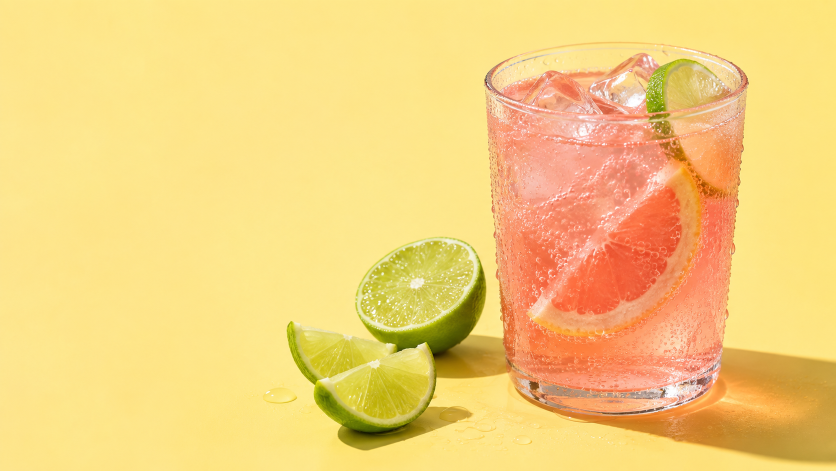
#> input picture out/www.orbix.studio/images/hero.png, 1672 x 941 px (shown at 1/2 size); its folder holds 4 pictures in this run
$ python make-cutouts.py
#> lines starting #> are read from the running program, lines starting #| are printed output that depends on the picture; after the words box and inside, x2 and y2 are one past the last pixel; in counts of white or black regions, pixels touching at a corner belong together
"""Background-removed cutouts from the user-supplied pastel-ground images.

Usage (repo root, needs only Pillow + numpy):
    python scripts/assets/make-cutouts.py [--sheets DIR]

Reads out/www.orbix.studio/images/<source>.png (never modified) and writes
public/new-design/<name>.webp. With --sheets, also writes one contact sheet per
cutout composited on black, lime, lilac and blue for visual review.

Method: plain colour keying against a studio ground, no ML model.
1. Shadow-insensitive distance of every pixel to the ground colour: the part of
   the colour difference parallel to the ground (a darker or lighter ground,
   i.e. a cast shadow) is ignored; only the hue/chroma departure counts.
2. A hard mask from that distance is cleaned, reduced to the subject's
   connected component(s) (seed points) and hole-filled.
3. A per-row ground plate is interpolated from the pixels classified as ground,
   so gradients and shadows behind the subject are modelled locally.
4. Soft alpha = smoothstep of the distance to that plate; colours are
   decontaminated (C = a*F + (1-a)*plate solved for F) so no ground tint or
   halo remains. Clear glass keeps a minimum opacity with a neutral tint so it
   reads as glass rather than a hole. Per-job hue, zone and contact-shadow
   rules (see JOBS) remove coloured shadows the parallel rule misses.
5. Trim to the subject plus a small margin, downscale in premultiplied space
   to the stand-in height, save lossy WebP with lossless alpha.
"""

from __future__ import annotations

import argparse
from pathlib import Path

import numpy as np
from PIL import Image, ImageDraw, ImageFilter

ROOT = Path(__file__).resolve().parents[2]
SRC = ROOT / "out" / "www.orbix.studio" / "images"
DST = ROOT / "public" / "new-design"

TARGET_HEIGHT = 700  # matches the existing stand-ins (kimchi/kombucha 700 px tall)
FILLS = {
    "black": (0, 0, 0),
    "lime": (0xB6, 0xF0, 0x74),
    "lilac": (0xDA, 0xB8, 0xF1),
    "blue": (0xB6, 0xE1, 0xFA),
}

# Job options (all coordinates are fractions of the source image):
#   roi          (x0, y0, x1, y1) crop processed; seeds: points on the subject.
#   hard         distance threshold of the hard subject mask; t0/t1: soft-alpha ramp.
#   solid_core   force alpha 1 inside the subject, core_px in from its edge.
#   floor        minimum alpha over the subject with a neutral tint (clear glass).
#   clip(fx, fy) -> bool  geometric limit; removes cast shadows whose hue
#                differs from the ground (the spritz's orange caustic shadow).
#   ground_hue   degrees within which a saturated pixel counts as ground at any
#                brightness (blue shadows on a blue ground). hue_in_mask: also
#                for the hard mask; hue_in_core: also inside the solid core.
#   hue_zone     ((x0, y0, x1, y1), degrees) wider ground-hue tolerance in a box,
#                with zone_floor as its minimum alpha (ground seen through a rim).
#   dark_shadow  dark, non-warm pixels near the edge count as ground (contact shadows).


def spritz_clip(fx: np.ndarray, fy: np.ndarray) -> np.ndarray:
    # glass outline below the lime wedge: straight walls, elliptical base
    walls = (fy < 0.70) | ((fx > 0.594) & (fx < 0.869))
    base = ((fx - 0.733) / 0.137) ** 2 + ((fy - 0.79) / 0.089) ** 2 <= 1
    return walls & ((fy < 0.79) | base)


JOBS = {
    "grapefruit-spritz": dict(
        source="hero", roi=(0.57, 0.0, 1.0, 1.0), seeds=[(0.75, 0.62)],
        hard=0.075, t0=0.03, t1=0.11, floor=0.18, solid_core=True, core_px=21,
        ground_hue=6, hue_in_mask=False, clip=spritz_clip,
        hue_zone=((0.0, 0.0, 0.78, 0.20), 14), zone_floor=0.38),
    "fruit-still-life": dict(
        source="fruit", roi=(0.0, 0.0, 1.0, 1.0),
        seeds=[(0.30, 0.20), (0.62, 0.40), (0.35, 0.68), (0.20, 0.47)],
        hard=0.09, t0=0.035, t1=0.12, floor=0.0, solid_core=True, ground_hue=28,
        hue_in_core=True, dark_shadow=True),
}


def smoothstep(e0: float, e1: float, x: np.ndarray) -> np.ndarray:
    t = np.clip((x - e0) / (e1 - e0), 0.0, 1.0)
    return t * t * (3 - 2 * t)


def chroma_distance(img: np.ndarray, ground: np.ndarray) -> np.ndarray:
    """Distance of img to ground ignoring pure darkening/lightening of ground."""
    g2 = np.maximum((ground * ground).sum(-1, keepdims=True), 1e-6)
    k = (img * ground).sum(-1, keepdims=True) / g2
    orth = img - k * ground
    return np.sqrt((orth * orth).sum(-1))


def ground_hue_weight(img: np.ndarray, tol: float) -> np.ndarray:
    """1 where a pixel has the ground's hue (any brightness), else 0."""
    hsv = np.asarray(Image.fromarray((img * 255).astype(np.uint8)).convert("HSV"), dtype=np.float32)
    hue, sat = hsv[..., 0] * 360 / 255, hsv[..., 1] / 255
    ring = np.concatenate([hue[:8].ravel(), hue[-8:].ravel(), hue[:, :8].ravel(), hue[:, -8:].ravel()])
    g = np.median(ring)
    dh = np.abs((hue - g + 180) % 360 - 180)
    return (1 - smoothstep(tol, tol + 12, dh)) * smoothstep(0.02, 0.07, sat)


# [6 lines left out: function dark_shadow_weight, not called in this run]


def row_plate(img: np.ndarray, is_ground: np.ndarray) -> np.ndarray:
    """Fill non-ground pixels by linear interpolation along each row."""
    h, w, _ = img.shape
    plate = img.copy()
    xs = np.arange(w)
    fallback = np.median(img[is_ground], axis=0)
    for y in range(h):
        g = is_ground[y]
        if g.all():
            continue
        if g.sum() < 2:
            plate[y] = fallback
            continue
        for c in range(3):
            plate[y, :, c] = np.interp(xs, xs[g], img[y, g, c])
    # smooth the plate vertically a little so per-row noise does not show
    p = Image.fromarray((plate * 255).astype(np.uint8)).filter(ImageFilter.BoxBlur(3))
    return np.asarray(p, dtype=np.float32) / 255


def select_subject(mask: np.ndarray, seeds, scale: int = 4) -> np.ndarray:
    """Keep the components under the seeds and fill their holes (downscaled)."""
    h, w = mask.shape
    small = Image.fromarray(mask.astype(np.uint8) * 255).resize(
        (w // scale, h // scale), Image.BILINEAR).point(lambda v: 255 if v > 96 else 0)
    keep = Image.new("L", small.size, 0)
    for sx, sy in seeds:
        work = small.copy()
        p = (int(sx * small.width), int(sy * small.height))
        if work.getpixel(p) == 255:
            ImageDraw.floodfill(work, p, 128)
            keep = Image.fromarray(np.maximum(np.asarray(keep),
                                              (np.asarray(work) == 128) * 255).astype(np.uint8))
    # hole fill: flood the outside from a padded border
    pad = Image.new("L", (keep.width + 2, keep.height + 2), 0)
    pad.paste(keep, (1, 1))
    ImageDraw.floodfill(pad, (0, 0), 128)
    filled = (np.asarray(pad)[1:-1, 1:-1] != 128).astype(np.uint8) * 255
    # upsample, then blur + re-threshold so the contour has no 4 px stair-steps
    big = (Image.fromarray(filled).resize((w, h), Image.BILINEAR)
           .filter(ImageFilter.GaussianBlur(scale)).point(lambda v: 255 if v > 127 else 0))
    return np.asarray(big, dtype=np.float32) / 255


def cut(job: dict) -> Image.Image:
    full = Image.open(SRC / f"{job['source']}.png").convert("RGB")
    W, H = full.size
    x0, y0, x1, y1 = job["roi"]
    box = (int(x0 * W), int(y0 * H), int(x1 * W), int(y1 * H))
    img = np.asarray(full.crop(box), dtype=np.float32) / 255
    h, w, _ = img.shape
    seeds = [((sx * W - box[0]) / w, (sy * H - box[1]) / h) for sx, sy in job["seeds"]]

    # pass 1: global ground from the image border
    border = np.concatenate([img[:8].reshape(-1, 3), img[-8:].reshape(-1, 3),
                             img[:, :8].reshape(-1, 3), img[:, -8:].reshape(-1, 3)])
    ground = np.median(border, axis=0)
    d1 = chroma_distance(img, ground)
    gw = ground_hue_weight(img, job["ground_hue"]) if job.get("ground_hue") else 0.0
    if job.get("hue_in_mask", True):
        d1 = d1 * (1 - gw)
    hard = d1 > job["hard"]
    m = Image.fromarray(hard.astype(np.uint8) * 255)
    m = m.filter(ImageFilter.MinFilter(3)).filter(ImageFilter.MaxFilter(7)).filter(ImageFilter.MinFilter(3))
    region = select_subject(np.asarray(m) > 0, seeds)
    if job.get("clip"):
        fx = (np.arange(w)[None, :] + box[0]) / W
        fy = (np.arange(h)[:, None] + box[1]) / H
        region = region * job["clip"](fx, fy)

    # optional zone (source-fraction box) with a wider ground-hue tolerance,
    # applied to the solid core too: ground seen through the clear glass rim
    zone_gw = np.zeros((h, w), np.float32)
    floor = np.full((h, w), float(job["floor"]), np.float32)
    if job.get("hue_zone"):
        (zx0, zy0, zx1, zy1), ztol = job["hue_zone"]
        fx = (np.arange(w)[None, :] + box[0]) / W
        fy = (np.arange(h)[:, None] + box[1]) / H
        inside = (fx >= zx0) & (fx < zx1) & (fy >= zy0) & (fy < zy1)
        zone_gw = ground_hue_weight(img, ztol) * inside
        floor = np.where(inside, job.get("zone_floor", job["floor"]), floor).astype(np.float32)
        gw = np.maximum(gw, zone_gw)

    # pass 2: local ground plate from everything outside the (grown) subject
    grown = Image.fromarray((region * 255).astype(np.uint8)).filter(ImageFilter.MaxFilter(15))
    is_ground = np.asarray(grown) < 8
    plate = row_plate(img, is_ground)
    d2 = chroma_distance(img, plate)
    # brighter-than-ground highlights (glass rims, ice) also count as subject
    lum = img.mean(-1)
    plum = plate.mean(-1)
    d2 = d2 + np.maximum(0, lum - plum) * 0.6
    d2 = d2 * (1 - gw)
    if job.get("dark_shadow"):
        edge = 1 - np.asarray(Image.fromarray((region * 255).astype(np.uint8))
                              .filter(ImageFilter.MinFilter(job.get("core_px", 9))), dtype=np.float32) / 255
        d2 = d2 * (1 - dark_shadow_weight(img) * edge)
    alpha = smoothstep(job["t0"], job["t1"], d2)

    # restrict to the subject region with a soft edge
    reg = Image.fromarray((region * 255).astype(np.uint8)).filter(ImageFilter.MaxFilter(5))
    reg = np.asarray(reg.filter(ImageFilter.GaussianBlur(1.5)), dtype=np.float32) / 255
    core = np.asarray(Image.fromarray((region * 255).astype(np.uint8))
                      .filter(ImageFilter.MinFilter(job.get("core_px", 9))), dtype=np.float32) / 255
    if job["solid_core"]:
        # enclosed ground pockets (shadows between fruit) stay transparent
        solid = core * (1 - gw) if job.get("hue_in_core", False) else core * (1 - zone_gw)
        alpha = np.maximum(alpha, solid)
    alpha = alpha * reg

    # decontaminate: F = plate + (C - plate) / a
    a3 = np.maximum(alpha, 0.05)[..., None]
    fg = np.clip(plate + (img - plate) / a3, 0, 1)

    if job["floor"] > 0:
        # clear glass: neutral tint at the observed brightness, minimum opacity
        rel = np.clip(lum / np.maximum(plum, 1e-3), 0, 1.2)[..., None]
        neutral = np.clip(np.array([0.93, 0.95, 0.97]) * rel, 0, 1)
        band = np.asarray(Image.fromarray((region * 255).astype(np.uint8))
                          .filter(ImageFilter.MinFilter(5)), dtype=np.float32) / 255
        need = np.clip((floor - alpha) / floor, 0, 1) * band
        fg = fg * (1 - need[..., None]) + neutral * need[..., None]
        alpha = np.maximum(alpha, floor * band)

    rgba = np.dstack([fg, alpha])
    # trim to subject + 3 % margin
    ys, xs = np.nonzero(alpha > 0.02)
    mx = int(0.03 * max(h, w))
    ty0, ty1 = max(0, ys.min() - mx), min(h, ys.max() + 1 + mx)
    tx0, tx1 = max(0, xs.min() - mx), min(w, xs.max() + 1 + mx)
    rgba = rgba[ty0:ty1, tx0:tx1]

    # downscale in premultiplied space so transparent pixels do not bleed
    pm = rgba.copy()
    pm[..., :3] *= pm[..., 3:4]
    hh, ww = pm.shape[:2]
    if hh > TARGET_HEIGHT:
        nw = round(ww * TARGET_HEIGHT / hh)
        chans = [Image.fromarray(pm[..., c].astype(np.float32), "F").resize((nw, TARGET_HEIGHT), Image.LANCZOS)
                 for c in range(4)]
        pm = np.dstack([np.asarray(c) for c in chans])
    pm = np.clip(pm, 0, 1)
    a = pm[..., 3:4]
    rgb = np.where(a > 1e-4, pm[..., :3] / np.maximum(a, 1e-4), 0)
    out = np.dstack([np.clip(rgb, 0, 1), a])
    return Image.fromarray((out * 255 + 0.5).astype(np.uint8), "RGBA")


# [11 lines left out: function sheet, not called in this run]


def main() -> None:
    ap = argparse.ArgumentParser()
    ap.add_argument("--sheets", type=Path)
    ap.add_argument("--only")
    args = ap.parse_args()
    for name, job in JOBS.items():
        if args.only and name != args.only:
            continue
        img = cut(job)
#> in cut, full is the input picture: PIL image 1672x941 RGB; mean R, G, B 245, 207.5, 123
#> in cut, `img = np.asarray(full.crop(box), dtype=np.float32) / 255`:
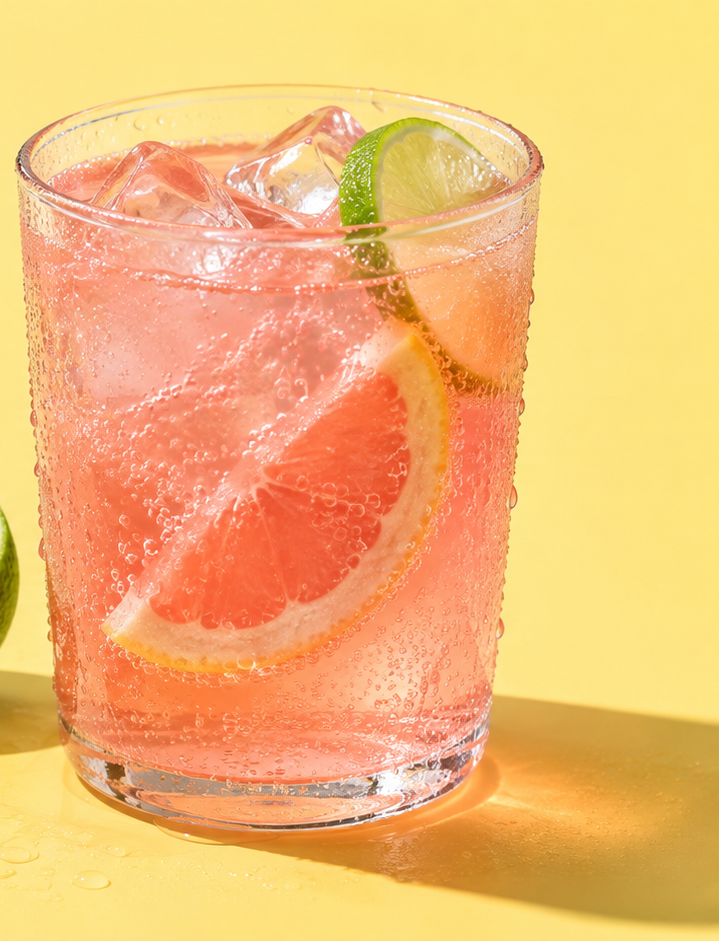
#> img: shape (941, 719, 3) float32; mean R, G, B 0.955, 0.727, 0.448
#> in cut, `ground = np.median(border, axis=0)`: ground = [0.996, 0.898, 0.498]
#> in chroma_distance, `g2 = np.maximum((ground * ground).sum(-1, keepdims=True), 1e-6)`: g2 = [2.05]
#> in ground_hue_weight, `hue, sat = hsv[..., 0] * 360 / 255, hsv[..., 1] / 255`:
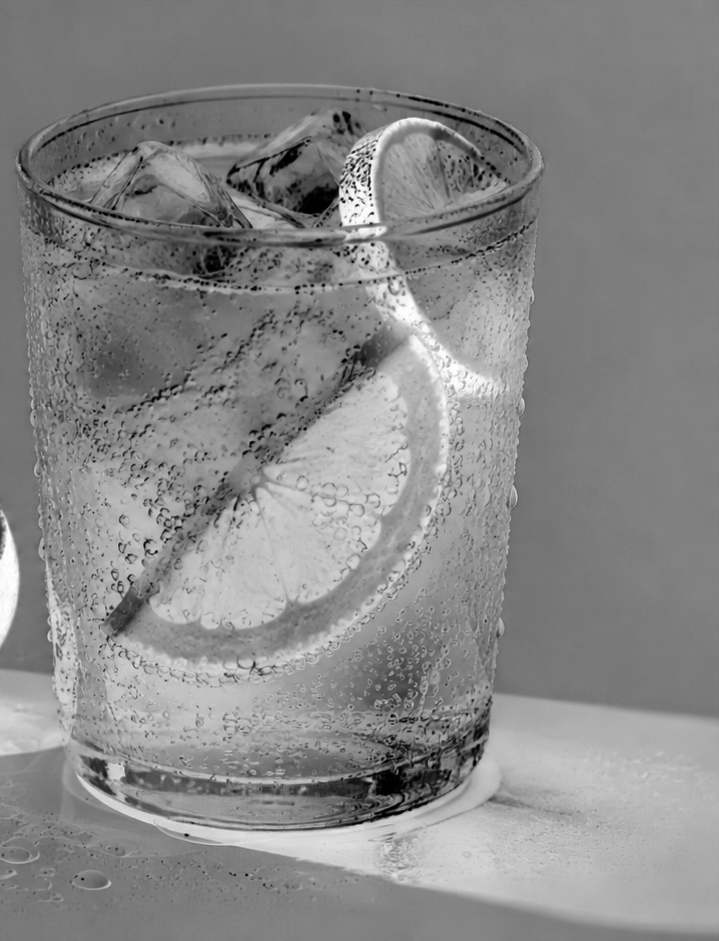
#> sat: shape (941, 719) float32; min 0, max 1, mean 0.533
#> in ground_hue_weight, `g = np.median(ring)`: g = 48
#> in cut, `hard = d1 > job["hard"]`:
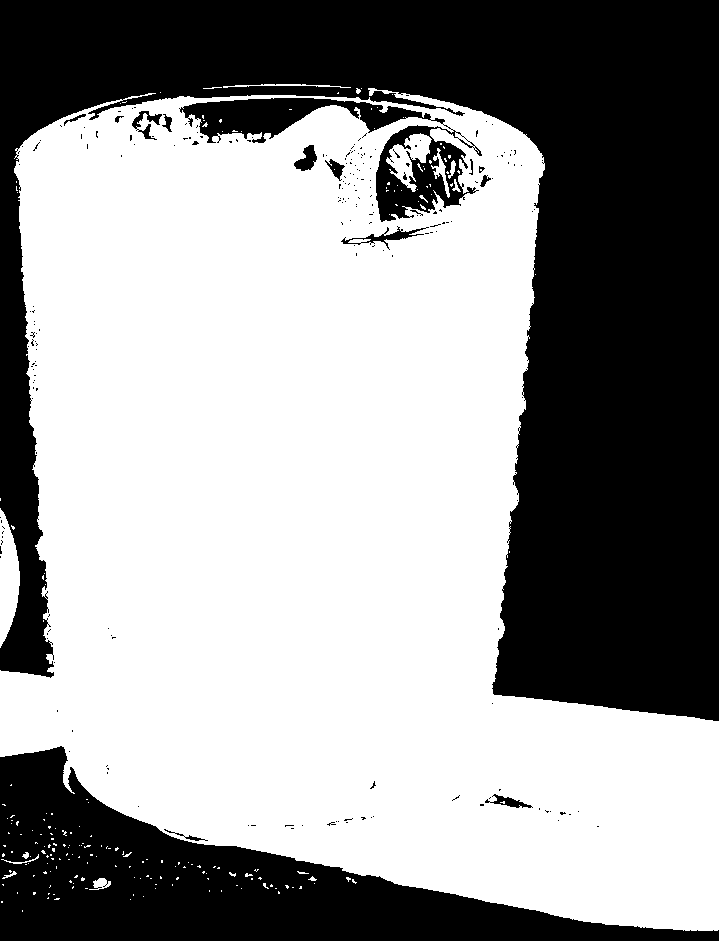
#> hard: shape (941, 719) bool; 59.1% white; 218 black regions (202 under 20 px), largest, box (x1, y1, x2, y2) and area: (0, 0, 719, 721) 210918, (0, 746, 719, 941) 53226, (179, 98, 482, 222) 9839
#> in cut, `m = m.filter(ImageFilter.MinFilter(3)).filter(ImageFilter.MaxFilter(7)..`: m: PIL image 719x941 L; 60% white; 16 black regions (5 under 20 px), largest, box (x1, y1, x2, y2) and area: (0, 0, 719, 720) 212996, (0, 748, 719, 941) 52814, (377, 127, 464, 220) 3688
#> in select_subject, `small = Image.fromarray(mask.astype(np.uint8) * 255).resize( (w // sca..`: small: PIL image 179x235 L; 60.4% white; 11 black regions (8 under 20 px), largest, box (x1, y1, x2, y2) and area: (0, 0, 179, 180) 13144, (0, 187, 179, 235) 3252, (94, 32, 115, 55) 195
#> in select_subject, `keep = Image.new("L", small.size, 0)`: keep: PIL image 179x235 L; every value is 0
#> after the loop in select_subject, `for sx, sy in seeds:`:
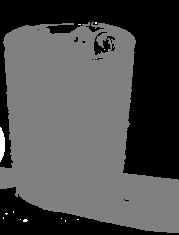
#> work: PIL image 179x235 L; min 0, max 255, mean 77.9
#> in select_subject, `pad = Image.new("L", (keep.width + 2, keep.height + 2), 0)`: pad: PIL image 181x237 L; every value is 0
#> in select_subject, `pad.paste(keep, (1, 1))`: pad: PIL image 181x237 L; 58.9% white; 10 black regions (8 under 20 px), largest, box (x1, y1, x2, y2) and area: (0, 0, 181, 237) 17393, (95, 33, 116, 56) 196
#> in select_subject, `filled = (np.asarray(pad)[1:-1, 1:-1] != 128).astype(np.uint8) * 255`: filled: shape (235, 179); 60.6% white; 2 black regions, box (x1, y1, x2, y2) and area: (0, 0, 179, 180) 13283, (0, 187, 179, 235) 3278
#> in select_subject, `big = (Image.fromarray(filled).resize((w, h), Image.BILINEAR) .filter(..`: big: PIL image 719x941 L; 60.6% white; 3 black regions, box (x1, y1, x2, y2) and area: (0, 0, 719, 720) 213004, (0, 750, 719, 941) 52699, (356, 101, 402, 128) 657
#> in cut, `region = region * job["clip"](fx, fy)`: region: shape (941, 719) float32; values 0 (black) and 1 (white), 50.2% white; 2 black regions, box (x1, y1, x2, y2) and area: (0, 0, 719, 941) 336225, (356, 101, 402, 128) 657
#> in cut, `floor = np.where(inside, job.get("zone_floor", job["floor"]), floor).a..`: inside: shape (941, 719) bool; 9.8% white; 1 white region, box (x1, y1, x2, y2) and area: (0, 0, 352, 189) 66528
#> in cut, `grown = Image.fromarray((region * 255).astype(np.uint8)).filter(ImageF..`:
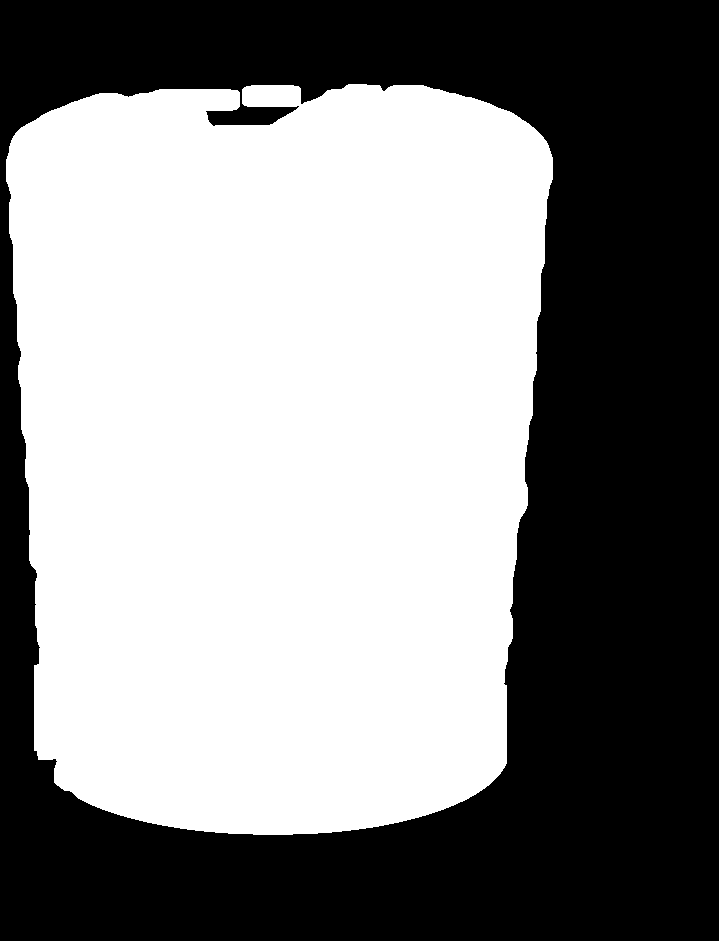
#> grown: PIL image 719x941 L; 53.4% white; 1 black region, box (x1, y1, x2, y2) and area: (0, 0, 719, 941) 315432
#> in row_plate, `fallback = np.median(img[is_ground], axis=0)`: fallback = [0.992, 0.894, 0.502]
#> after the loop in row_plate, `for y in range(h):`:
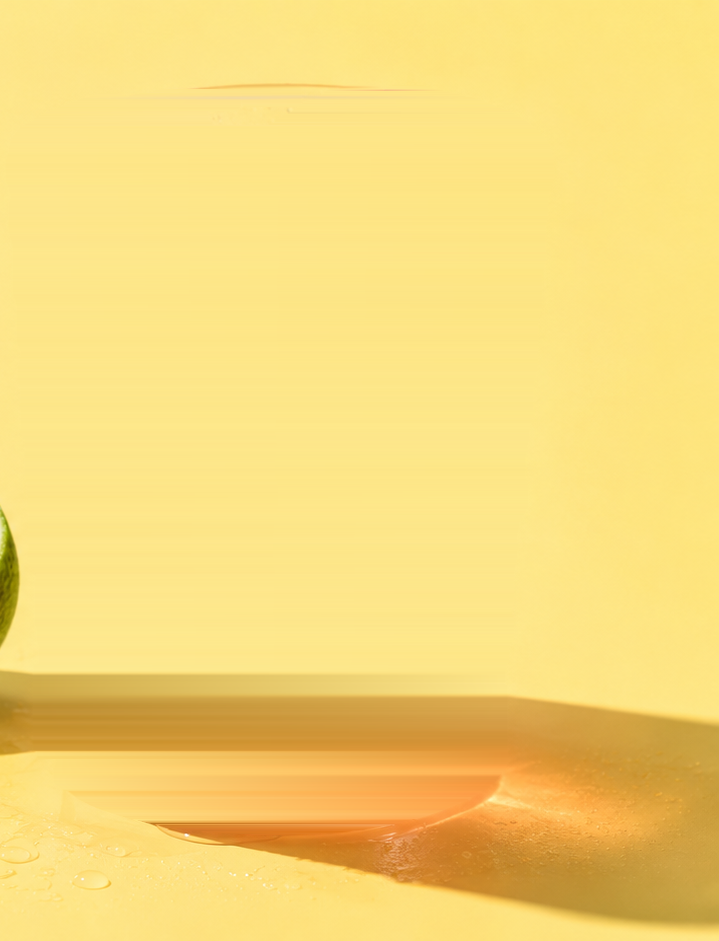
#> plate: shape (941, 719, 3) float32; mean R, G, B 0.972, 0.851, 0.476
#> in smoothstep (call 5), `t = np.clip((x - e0) / (e1 - e0), 0.0, 1.0)`:
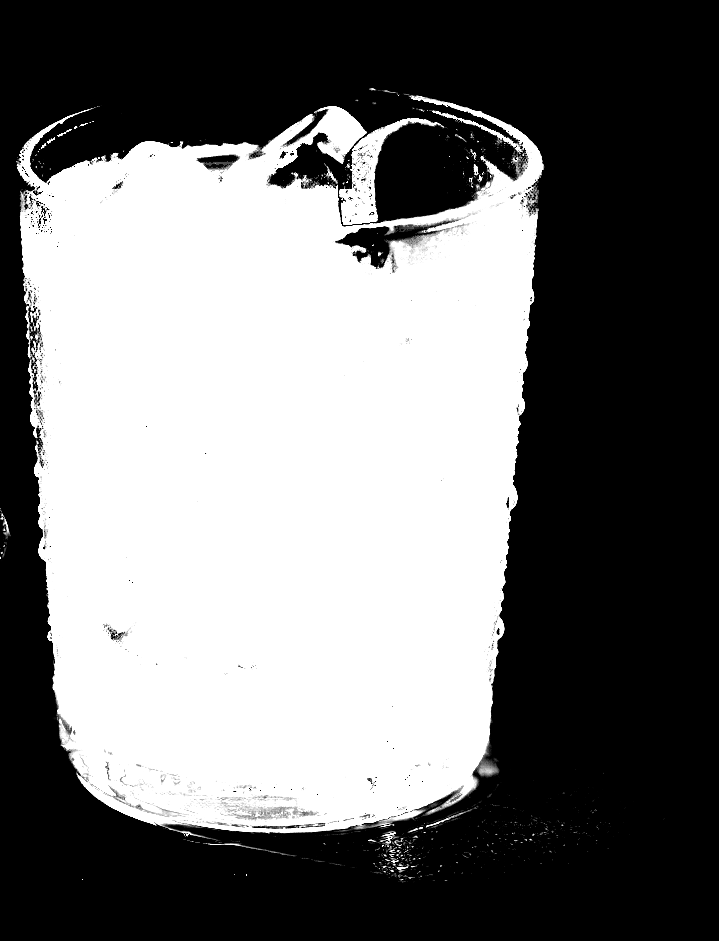
#> t: shape (941, 719) float32; min 0, max 1, mean 0.453
#> in cut, `ty0, ty1 = max(0, ys.min() - mx), min(h, ys.max() + 1 + mx)`: ty0 = 60; ty1 = 861
#> in cut, `tx0, tx1 = max(0, xs.min() - mx), min(w, xs.max() + 1 + mx)`: tx0 = 0; tx1 = 573
#> in cut, `chans = [Image.fromarray(pm[..., c].astype(np.float32), "F").resize((n..`: chans = 4 items
        out = DST / f"{name}.webp"
        img.save(out, "WEBP", quality=86, method=6, alpha_quality=100)
#> (the run stopped early here; a loop or call above may not have finished)
